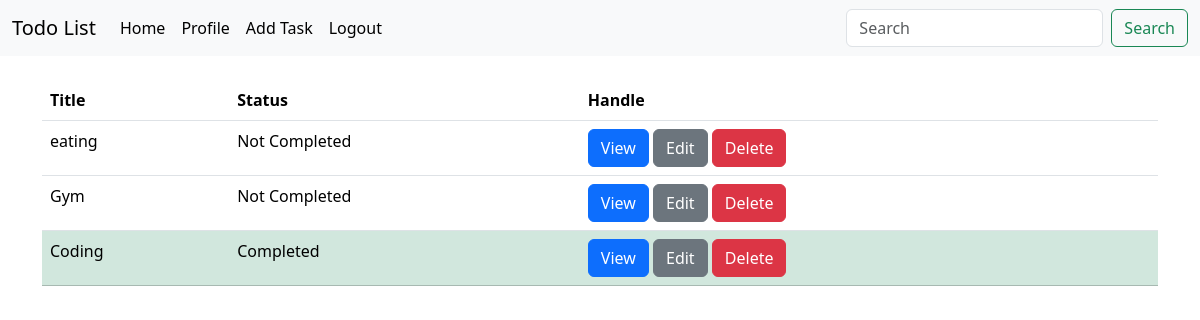
/ (signed in), run on an earlier commit of the app's database.
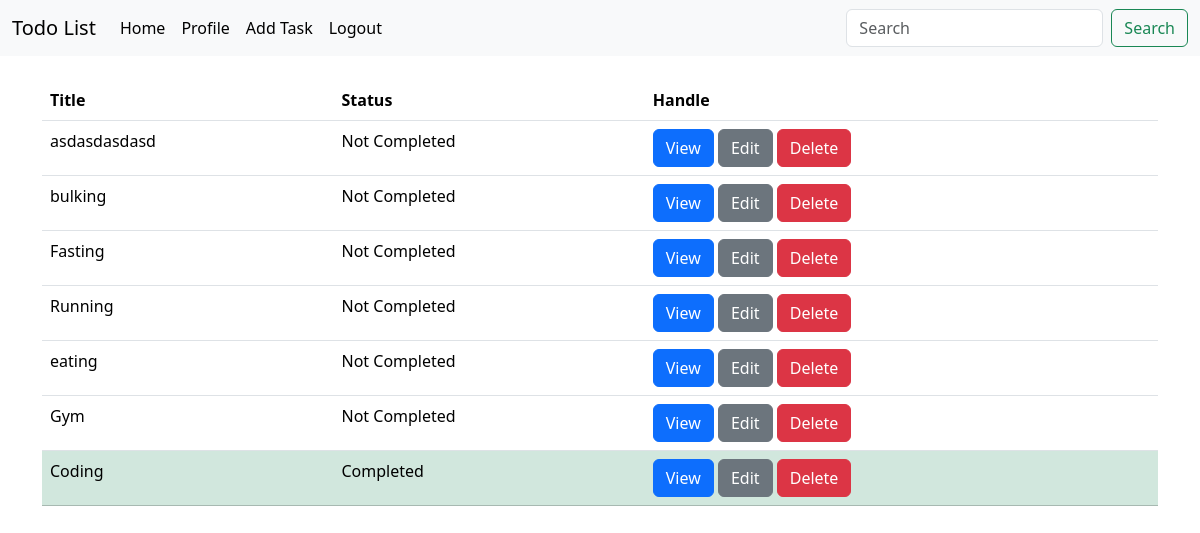
And on a later commit of the database.
### base/models.py (models this page shows, shortened)
class Task(models.Model):
    title = models.CharField(max_length=200)
    discription = models.TextField(null=True,blank=True)
    author = models.ForeignKey(User, on_delete=models.CASCADE)
    completed = models.BooleanField(default=False)
    created = models.DateTimeField(auto_now_add=True)
    updated = models.DateTimeField(auto_now=True)

### base/views.py (the view)
# urls.py: path('',HomeView.as_view(),name='home'),
class HomeView(LoginRequiredMixin, ListView):
    model = Task
    template_name = 'base/home.html'
    context_object_name = 'tasks'
    def get_context_data(self, **kwargs):
        context = super().get_context_data(**kwargs)
        context['tasks'] = context['tasks'].filter(author=self.request.user).order_by('completed','-created')
        search_input = self.request.GET.get('search_input') or ''
        if search_input:
            context['tasks'] = context['tasks'].filter(title__icontains=search_input)
        context['input'] = search_input
        return context

### base/templates/base/home.html (shortened to what this page needs)
{% extends 'index.html' %}
{% block content %}
<table class="table">
    <thead>
      <tr>
        <th scope="col">Title</th>
        <th scope="col">Status</th>
        <th scope="col">Handle</th>
      </tr>
    </thead>
    <tbody>
      {% if tasks %}
      {% for task in tasks %}
      {% if task.completed %}
      <tr class="table-success">
        <td>{{ task.title }}</td>
        <td>Completed</td>
        <td>
            <a href="{% url 'task' task.id %}" class="btn btn-primary">View</a>
            <a href="{% url 'task-update' task.id %}" class="btn btn-secondary">Edit</a>
            <a href="" class="btn btn-danger">Delete</a>
        </td>
      </tr>
      {% else %}
      <tr>
        <td>{{ task.title }}</td>
        <td>Not Completed</td>
        <td>
            <a href="{% url 'task' task.id %}" class="btn btn-primary">View</a>
            <a href="{% url 'task-update' task.id %}" class="btn btn-secondary">Edit</a>
            <a href="" class="btn btn-danger">Delete</a>
        </td>
      </tr>
      {% endif %}
      {% endfor %}
      {% else %}
      <legend>No Tasks were added!</legend>
      {% endif %}
    </tbody>
</table>
{% endblock content %}

### templates/index.html (shortened to what this page needs)
<!DOCTYPE html>
<html lang="en">
<head>
    <link href="https://cdn.jsdelivr.net/npm/bootstrap@5.3.2/dist/css/bootstrap.min.css" rel="stylesheet">
</head>
<body>
    {% include 'nav.html' %}
    <div class="container">
        <br>
        {% block content %}
        {% endblock content %}
    </div>
</body>
</html>

### templates/nav.html (shortened to what this page needs)
<nav class="navbar navbar-expand-lg bg-body-tertiary">
    <div class="container-fluid">
      <a class="navbar-brand" href="{% url 'home' %}">Todo List</a>
      <div class="collapse navbar-collapse" id="navbarSupportedContent">
        <ul class="navbar-nav me-auto mb-2 mb-lg-0">
          {% if user.is_authenticated %}
          <li class="nav-item">
            <a class="nav-link active" aria-current="page" href="{% url 'home' %}">Home</a>
          </li>
          <li class="nav-item">
            <a class="nav-link active" aria-current="page" href="{% url 'home' %}">Profile</a>
          </li>
          <li class="nav-item">
            <a class="nav-link active" aria-current="page" href="{% url 'task-create' %}">Add Task</a>
          </li>
          <li class="nav-item">
            <a class="nav-link active" aria-current="page" href="{% url 'logout' %}">Logout</a>
          </li>
          {% endif %}
        </ul>
        {% if user.is_authenticated %}
        <form method="GET" class="d-flex" role="search">
          <input class="form-control me-2" name="search_input" value="{{input}}" type="search" placeholder="Search" aria-label="Search">
          <button class="btn btn-outline-success" type="submit">Search</button>
        </form>
        {% endif %}
      </div>
    </div>
  </nav>

What changed in the data, as far as the page shows it:
added Task: title "asdasdasdasd"
added Task: title "bulking"
added Task: title "Fasting"
added Task: title "Running"
